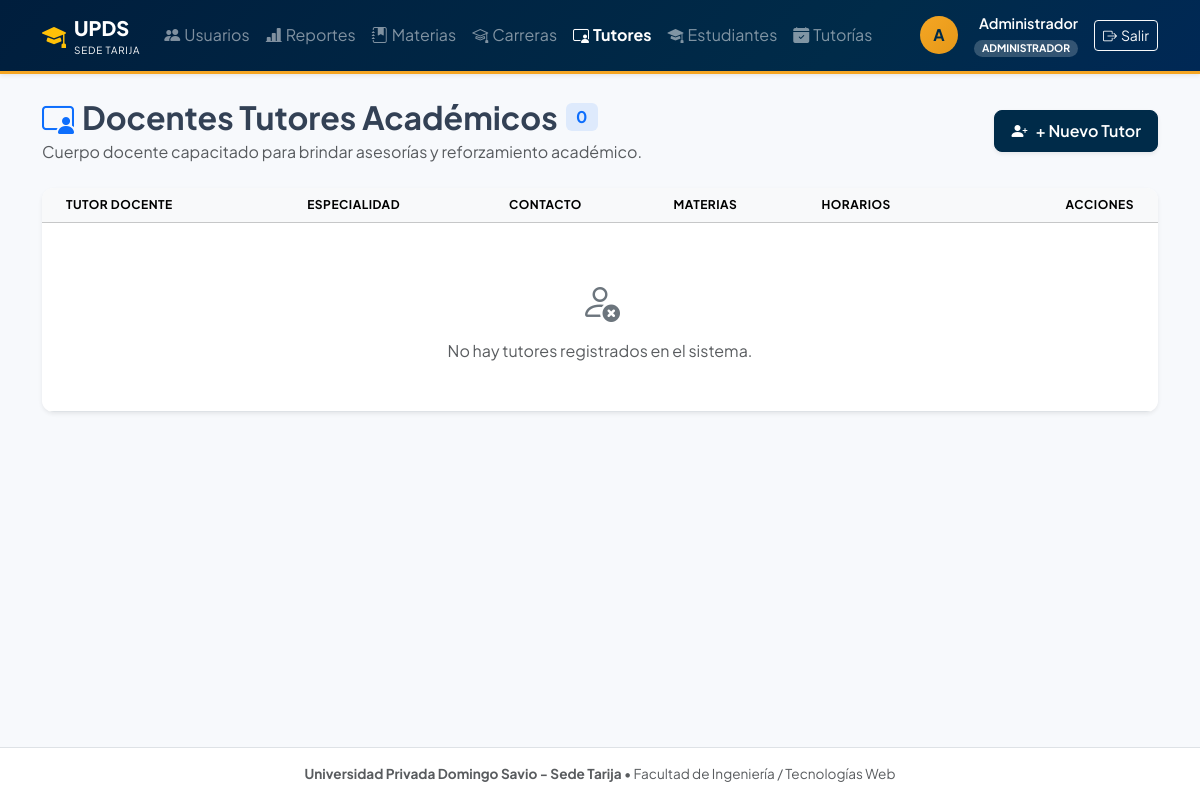
The app's page /controllers/tutores_listar.php (signed in), older data.
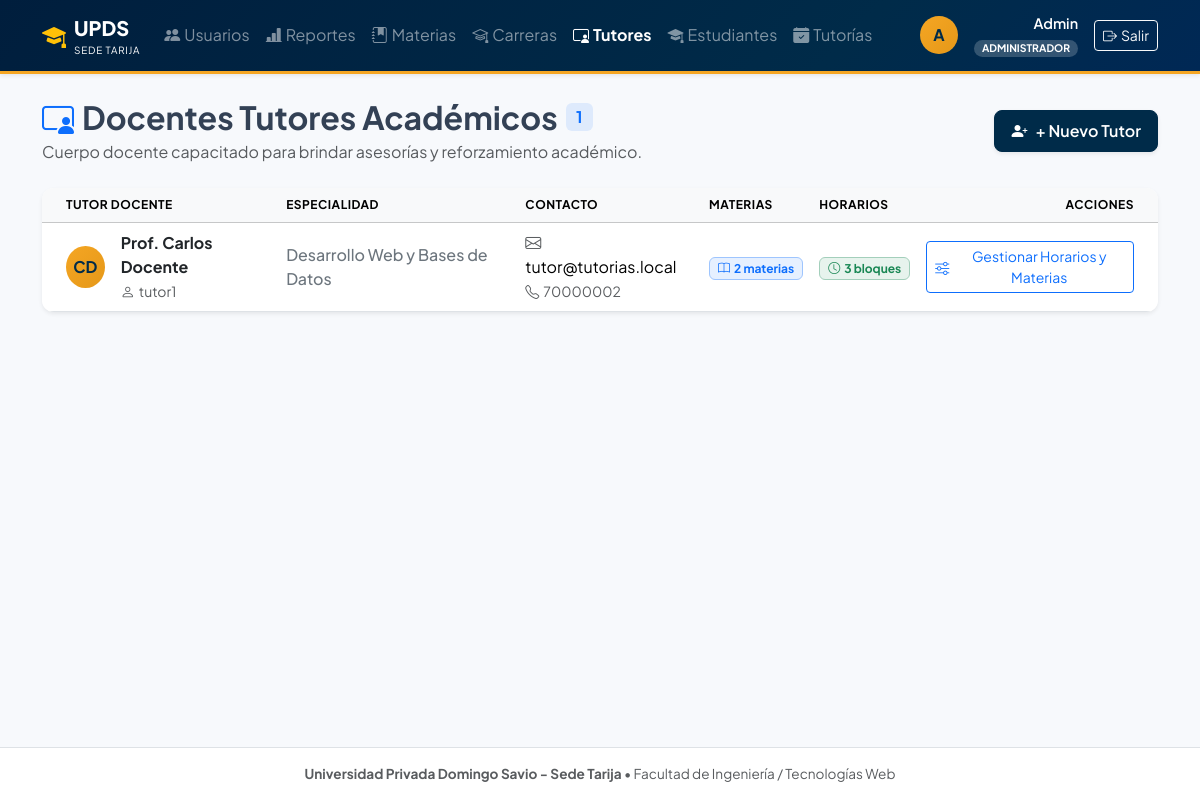
The same page, newer data.
### tables this page shows
CREATE TABLE IF NOT EXISTS tutores (
  id_tutor INT AUTO_INCREMENT PRIMARY KEY,
  id_usuario INT NOT NULL UNIQUE,
  especialidad VARCHAR(150),
  biografia TEXT,
  CONSTRAINT fk_tutores_usuarios FOREIGN KEY (id_usuario) REFERENCES usuarios(id_usuario) ON DELETE CASCADE
);

CREATE TABLE IF NOT EXISTS usuarios (
  id_usuario INT AUTO_INCREMENT PRIMARY KEY,
  id_rol INT NOT NULL,
  nombre VARCHAR(100) NOT NULL,
  apellido VARCHAR(100) NOT NULL,
  correo VARCHAR(150) NOT NULL UNIQUE,
  usuario VARCHAR(50) NOT NULL UNIQUE,
  contrasena_hash VARCHAR(255) NOT NULL,      
  telefono VARCHAR(20),
  estado ENUM('activo','inactivo') NOT NULL DEFAULT 'activo',
  fecha_registro DATETIME DEFAULT CURRENT_TIMESTAMP,
  CONSTRAINT fk_usuarios_roles FOREIGN KEY (id_rol) REFERENCES roles(id_rol) ON UPDATE CASCADE
);

### controllers/tutores_listar.php (called while the page is built, shortened)
<?php
require_once __DIR__ . '/../config/conexion.php';
require_once __DIR__ . '/../models/TutorModel.php';
$tutorModel = new TutorModel($pdo);
$tutores = $tutorModel->obtenerTodos();
require_once __DIR__ . '/../views/tutores/listar.php';

### models/TutorModel.php (called while the page is built, shortened)
<?php
class TutorModel
{
    private $pdo;
    public function __construct($pdo)
    {
        $this->pdo = $pdo;
    }
    public function obtenerTodos()
    {
        $sql = "SELECT t.id_tutor, t.id_usuario, t.especialidad, t.biografia,
                       u.nombre, u.apellido, u.correo, u.telefono, u.usuario, u.estado,
                       (SELECT COUNT(*) FROM tutor_materia tm WHERE tm.id_tutor = t.id_tutor) AS total_materias,
                       (SELECT COUNT(*) FROM disponibilidad_tutor dt WHERE dt.id_tutor = t.id_tutor) AS total_horarios
                FROM tutores t
                INNER JOIN usuarios u ON t.id_usuario = u.id_usuario
                ORDER BY u.nombre ASC";
        return $this->pdo->query($sql)->fetchAll();
    }
}

### views/tutores/listar.php (the view, shortened to what the changed rows need)
<?php
include __DIR__ . '/../layouts/header.php';
?>
<div class="d-flex flex-column flex-md-row justify-content-between align-items-start align-items-md-center mb-4 gap-3">
  <div>
    <h2 class="fw-bold mb-1 d-flex align-items-center gap-2">
      <i class="bi bi-person-video3 text-primary"></i>
      <span>Docentes Tutores Académicos</span>
      <span class="badge bg-primary bg-opacity-10 text-primary fs-6"><?= count($tutores) ?></span>
    </h2>
  </div>
</div>
<div class="card card-custom shadow-sm overflow-hidden">
  <div class="table-responsive">
    <table class="table table-hover align-middle mb-0">
      <thead class="table-light text-muted text-uppercase" style="font-size: 0.75rem; letter-spacing: 0.5px;">
        <tr>
          <th class="ps-4">Tutor Docente</th>
          <th>Especialidad</th>
          <th>Contacto</th>
          <th>Materias</th>
          <th>Horarios</th>
          <th class="text-end pe-4">Acciones</th>
        </tr>
      </thead>
      <tbody>
        <?php foreach ($tutores as $t): ?>
          <tr>
            <td class="ps-4">
              <div class="d-flex align-items-center gap-3">
                <div class="monogram rounded-circle d-flex align-items-center justify-content-center fw-bold" style="width: 42px; height: 42px;">
                  <?= strtoupper(substr($t['nombre'], 0, 1) . substr($t['apellido'], 0, 1)) ?>
                </div>
                <div>
                  <div class="fw-bold text-dark">Prof. <?= htmlspecialchars($t['nombre'] . ' ' . $t['apellido']) ?></div>
                  <small class="text-muted"><i class="bi bi-person me-1"></i><?= htmlspecialchars($t['usuario']) ?></small>
                </div>
              </div>
            </td>
            <td>
              <span class="fw-medium text-secondary">
                <?= htmlspecialchars($t['especialidad'] ?? 'Docencia Universitaria') ?>
              </span>
            </td>
            <td>
              <div><i class="bi bi-envelope me-1 text-muted"></i><?= htmlspecialchars($t['correo']) ?></div>
              <?php if (!empty($t['telefono'])): ?>
                <small class="text-muted"><i class="bi bi-telephone me-1"></i><?= htmlspecialchars($t['telefono']) ?></small>
              <?php endif; ?>
            </td>
            <td>
              <span class="badge bg-primary bg-opacity-10 text-primary border border-primary-subtle px-2 py-1">
                <i class="bi bi-book me-1"></i><?= $t['total_materias'] ?> materias
              </span>
            </td>
            <td>
              <span class="badge bg-success bg-opacity-10 text-success border border-success-subtle px-2 py-1">
                <i class="bi bi-clock me-1"></i><?= $t['total_horarios'] ?> bloques
              </span>
            </td>
            <td class="text-end pe-4">
              <a href="tutores_disponibilidad.php?id=<?= $t['id_tutor'] ?>" class="btn btn-outline-primary btn-sm d-inline-flex align-items-center gap-1">
                <i class="bi bi-sliders"></i>
                <span>Gestionar Horarios y Materias</span>
              </a>
            </td>
          </tr>
        <?php endforeach; ?>
        <?php if (empty($tutores)): ?>
          <tr>
            <td colspan="6" class="text-center py-5 text-muted">
              <i class="bi bi-person-x fs-1 d-block mb-2 text-secondary"></i>
              No hay tutores registrados en el sistema.
            </td>
          </tr>
        <?php endif; ?>
      </tbody>
    </table>
  </div>
</div>
<?php include __DIR__ . '/../layouts/footer.php'; ?>

### views/layouts/header.php (shortened to what the changed rows need)
<?php
$rolSesion = $_SESSION['rol'] ?? '';
$nombreSesion = $_SESSION['nombre'] ?? 'Usuario';
?>
<!DOCTYPE html>
<html lang="es">
<head>
  <link href="https://cdn.jsdelivr.net/npm/bootstrap@5.3.3/dist/css/bootstrap.min.css" rel="stylesheet">
  <link rel="stylesheet" href="https://cdn.jsdelivr.net/npm/bootstrap-icons@1.11.3/font/bootstrap-icons.min.css">
</head>
<body>
<?php if (isset($_SESSION['id_usuario'])): ?>
<nav class="navbar navbar-expand-lg navbar-dark navbar-custom shadow-sm sticky-top">
  <div class="container">
    <a class="navbar-brand d-flex align-items-center gap-2 fw-bold" href="/controllers/usuarios_listar.php">
      <i class="bi bi-mortarboard-fill text-warning fs-4"></i>
      <span><strong>UPDS</strong><small class="d-block fw-normal" style="font-size: 0.62rem; letter-spacing: .08em;">SEDE TARIJA</small></span>
    </a>
    <div class="collapse navbar-collapse" id="navbarMain">
      <ul class="navbar-nav me-auto mb-2 mb-lg-0">
        <?php if ($rolSesion === 'administrador'): ?>
          <li class="nav-item">
            <a class="nav-link <?= strpos($_SERVER['PHP_SELF'], 'usuarios') !== false ? 'active fw-bold' : 'text-white-50' ?> d-flex align-items-center gap-1" href="/controllers/usuarios_listar.php">
              <i class="bi bi-people-fill"></i> Usuarios
            </a>
          </li>
          <li class="nav-item">
            <a class="nav-link <?= strpos($_SERVER['PHP_SELF'], 'reportes') !== false ? 'active fw-bold' : 'text-white-50' ?> d-flex align-items-center gap-1" href="/controllers/reportes.php">
              <i class="bi bi-bar-chart-line-fill"></i> Reportes
            </a>
          </li>
          <li class="nav-item">
            <a class="nav-link <?= strpos($_SERVER['PHP_SELF'], 'materias') !== false ? 'active fw-bold' : 'text-white-50' ?> d-flex align-items-center gap-1" href="/controllers/materias_listar.php">
              <i class="bi bi-journal-bookmark-fill"></i> Materias
            </a>
          </li>
          <li class="nav-item">
            <a class="nav-link <?= strpos($_SERVER['PHP_SELF'], 'carreras') !== false ? 'active fw-bold' : 'text-white-50' ?> d-flex align-items-center gap-1" href="/controllers/carreras_listar.php">
              <i class="bi bi-mortarboard"></i> Carreras
            </a>
          </li>
          <li class="nav-item">
            <a class="nav-link <?= strpos($_SERVER['PHP_SELF'], 'tutores') !== false ? 'active fw-bold' : 'text-white-50' ?> d-flex align-items-center gap-1" href="/controllers/tutores_listar.php">
              <i class="bi bi-person-video3"></i> Tutores
            </a>
          </li>
          <li class="nav-item">
            <a class="nav-link <?= strpos($_SERVER['PHP_SELF'], 'estudiantes') !== false ? 'active fw-bold' : 'text-white-50' ?> d-flex align-items-center gap-1" href="/controllers/estudiantes_listar.php">
              <i class="bi bi-mortarboard-fill"></i> Estudiantes
            </a>
          </li>
          <li class="nav-item">
            <a class="nav-link <?= strpos($_SERVER['PHP_SELF'], 'tutorias') !== false ? 'active fw-bold' : 'text-white-50' ?> d-flex align-items-center gap-1" href="/controllers/tutorias_listar.php">
              <i class="bi bi-calendar-check-fill"></i> Tutorías
            </a>
          </li>
        <?php endif; ?>
      </ul>
      <div class="d-flex align-items-center gap-3">
        <div class="monogram rounded-circle d-flex align-items-center justify-content-center fw-bold" style="width: 38px; height: 38px;">
          <?= strtoupper(substr($nombreSesion, 0, 1) . substr(strstr($nombreSesion, ' ') ?: '', 1, 1)) ?>
        </div>
        <div class="text-end text-white d-none d-md-block">
          <div class="fw-semibold" style="font-size: 0.9rem;"><?= htmlspecialchars($nombreSesion) ?></div>
          <span class="badge rounded-pill text-uppercase px-2" style="font-size: 0.65rem; background: rgba(255,255,255,0.2);">
            <?= htmlspecialchars($rolSesion) ?>
          </span>
        </div>
        <a href="/controllers/logout.php" class="btn btn-outline-light btn-sm d-flex align-items-center gap-1">
          <i class="bi bi-box-arrow-right"></i>
          <span>Salir</span>
        </a>
      </div>
    </div>
  </div>
</nav>
<?php endif; ?>
<main class="container py-4 flex-grow-1">

Row changes from the older to the newer data that the page shows:
added tutores: id_usuario.apellido "CD", id_usuario.apellido "Carlos Docente", id_usuario.usuario "tutor1", especialidad "Desarrollo Web y Bases de Datos", id_usuario.correo "tutor@tutorias.local", id_usuario.telefono "70000002", total_materias "2", total_horarios "3"
Text that changed along with them:
$nombreSesion: "Administrador" → "Admin"
count($tutores): "0" → "1"
text no longer shown: "No hay tutores registrados en el sistema."
